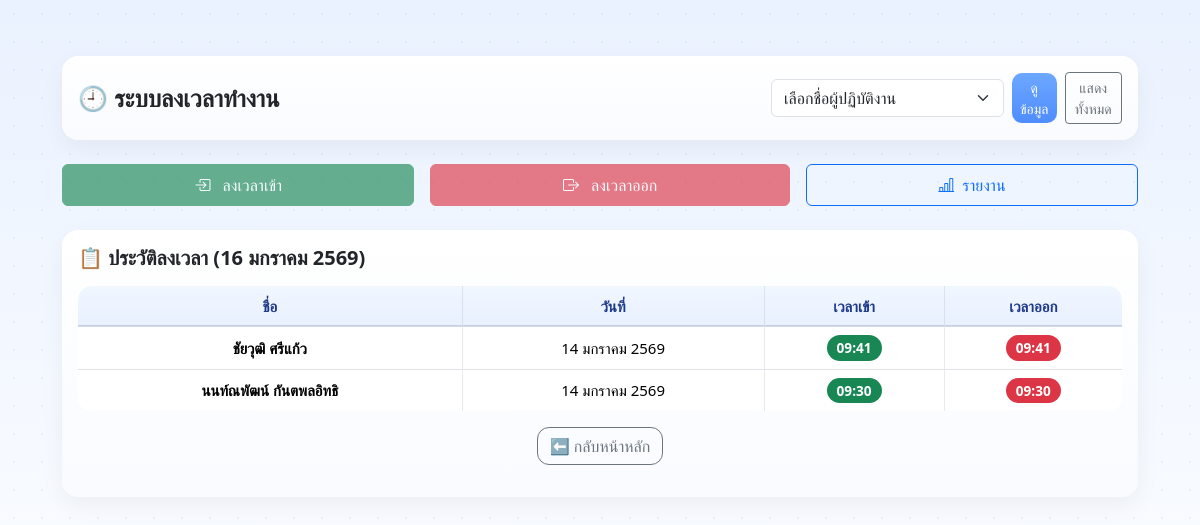
The page /attendance on the database as committed earlier.
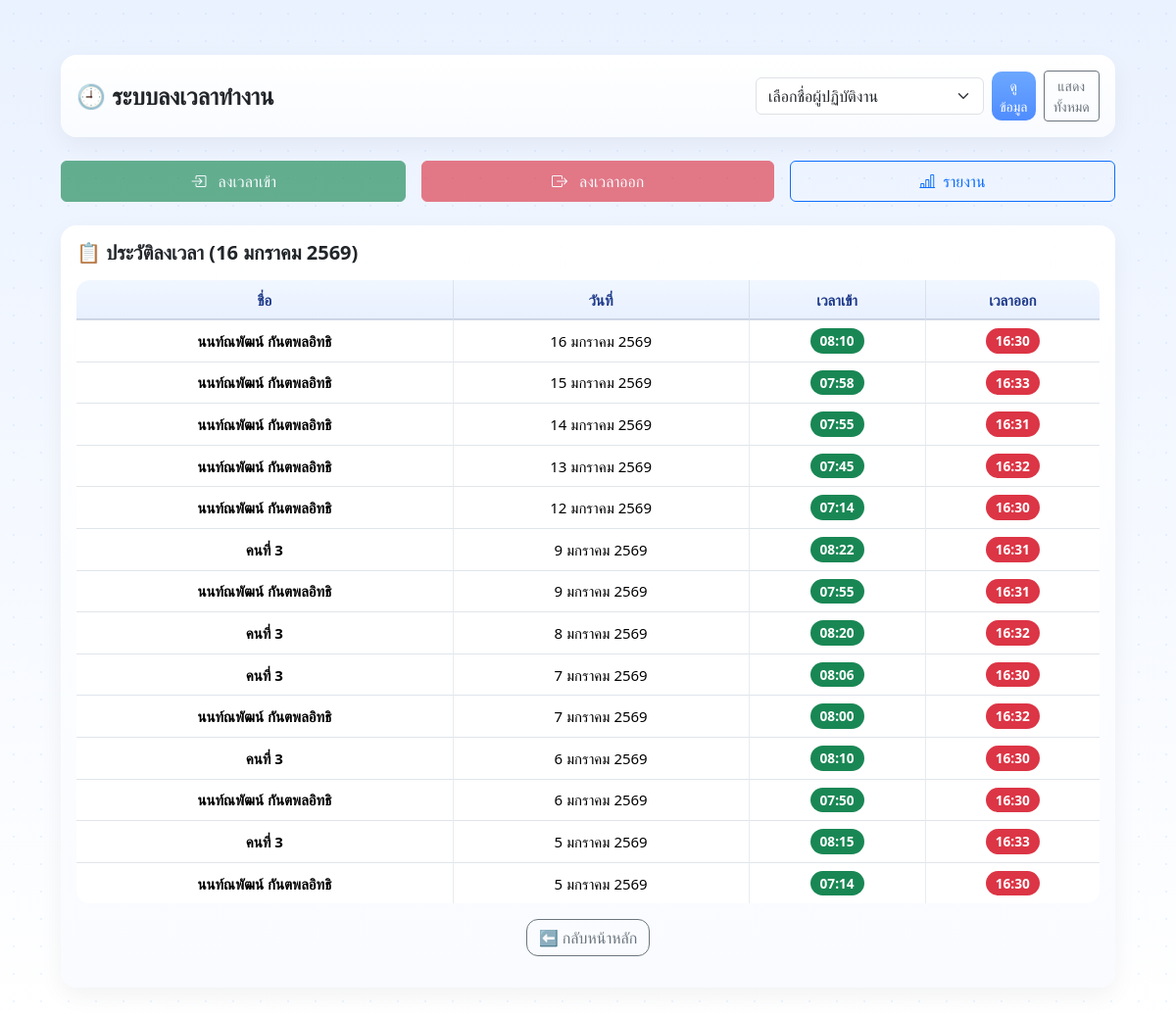
The same page on the database as committed later.
### tables this page shows
CREATE TABLE attendance (
            id INTEGER PRIMARY KEY AUTOINCREMENT,
            staff_name TEXT NOT NULL,
            work_date TEXT NOT NULL,
            time_in TEXT,
            time_out TEXT,
            note TEXT
        );

### app.py (the view)
@app.route("/attendance", methods=["GET"])
def attendance_page():
    now = datetime.now()
    from calendar import monthrange
    year = now.year
    month = now.month
    month_start = f"{year}-{month:02d}-01"
    last_day = monthrange(year, month)[1]
    month_end = f"{year}-{month:02d}-{last_day}"
    selected_staff = request.args.get("staff_name", "")
    conn = sqlite3.connect(DB_NAME)
    conn.row_factory = sqlite3.Row
    cur = conn.cursor()
    if selected_staff is not None and selected_staff != "":
        cur.execute("""
            SELECT staff_name, work_date, time_in, time_out, note
            FROM attendance
            WHERE staff_name = ?
            AND work_date BETWEEN ? AND ?
            ORDER BY work_date DESC
        """, (selected_staff, month_start, month_end))
    else:
        cur.execute("""
            SELECT staff_name, work_date, time_in, time_out, note
            FROM attendance
            WHERE work_date BETWEEN ? AND ?
            ORDER BY work_date DESC, staff_name
        """, (month_start, month_end))
    records = cur.fetchall()
    conn.close()
    today_th = format_date_th_short(now.strftime("%Y-%m-%d"))
    return render_template(
        "attendance.html",
        records=records,
        selected_staff=selected_staff,
        today_th=today_th,
        format_date_th_short=format_date_th_short
    )

### app.py (called while the page is built)
def format_date_th_short(date_str):
    if not date_str:
        return ""
    try:
        dt = datetime.strptime(date_str, "%Y-%m-%d")
        thai_months = [
            "มกราคม", "กุมภาพันธ์", "มีนาคม", "เมษายน",
            "พฤษภาคม", "มิถุนายน", "กรกฎาคม", "สิงหาคม",
            "กันยายน", "ตุลาคม", "พฤศจิกายน", "ธันวาคม"
        ]
        return f"{dt.day} {thai_months[dt.month-1]} {dt.year + 543}"
    except:
        return date_str

### templates/attendance.html (shortened to what this page needs)
<!DOCTYPE html>
<html lang="th">
<head>
    <link href="https://cdn.jsdelivr.net/npm/bootstrap@5.3.2/dist/css/bootstrap.min.css" rel="stylesheet">
    <link rel="stylesheet"
      href="https://cdn.jsdelivr.net/npm/bootstrap-icons@1.11.1/font/bootstrap-icons.css">
    <link rel="stylesheet" href="/static/theme.css">
</head>
<body>
<div class="container mt-4">
    <div class="card mb-4">
        <div class="card-body d-flex align-items-center justify-content-between flex-wrap gap-3">
            <h4 class="mb-0 fw-bold">🕘 ระบบลงเวลาทำงาน</h4>
            <form method="get" action="/attendance" class="d-flex gap-2 align-items-center">
                <select name="staff_name" class="form-select" required style="min-width:200px">
                    <option value="">เลือกชื่อผู้ปฏิบัติงาน</option>
                </select>
                <button class="btn btn-primary btn-sm">
                    ดูข้อมูล
                </button>
                <a href="/attendance" class="btn btn-outline-secondary btn-sm">
                    แสดงทั้งหมด
                </a>
            </form>
        </div>
    </div>
    <div class="d-flex gap-3 mb-4">
        <form method="post" action="/attendance/checkin" class="m-0 flex-fill">
            <button class="btn btn-success w-100 py-2"
                    {% if not selected_staff %}disabled{% endif %}>
                <i class="bi bi-box-arrow-in-right me-2"></i>
                ลงเวลาเข้า
            </button>
        </form>
        <form method="post" action="/attendance/checkout" class="m-0 flex-fill">
            <button class="btn btn-danger w-100 py-2"
                    {% if not selected_staff %}disabled{% endif %}>
                <i class="bi bi-box-arrow-right me-2"></i>
                ลงเวลาออก
            </button>
        </form>
        <a href="/work-compare"
        class="btn btn-outline-primary w-20 py-2 flex-fill d-flex align-items-center justify-content-center">
            <i class="bi bi-bar-chart-line me-2"></i>
            รายงาน
        </a>
    </div>
    <div class="card">
        <div class="card-body">
            <h5 class="fw-bold mb-3">
                📋 ประวัติลงเวลา ({{ today_th }})
            </h5>
            <div class="table-responsive">
                <table class="table table-bordered align-middle text-center">
                    <thead class="table-light">
                        <tr>
                            <th>ชื่อ</th>
                            <th>วันที่</th>
                            <th>เวลาเข้า</th>
                            <th>เวลาออก</th>
                        </tr>
                    </thead>
                    <tbody>
                        {% if records %}
                            {% for r in records %}
                            <tr>
                                <td class="fw-semibold">{{ r.staff_name }}</td>
                                <td>{{ format_date_th_short(r.work_date) }}</td>
                                <td>
                                    {% if r.time_in %}
                                        <span class="badge bg-success badge-status">{{ r.time_in }}</span>
                                    {% else %}
                                        <span class="badge bg-secondary badge-status">ยังไม่ลง</span>
                                    {% endif %}
                                </td>
                                <td>
                                    {% if r.time_out %}
                                        <span class="badge bg-danger badge-status">{{ r.time_out }}</span>
                                    {% else %}
                                        <span class="badge bg-secondary badge-status">ยังไม่ลง</span>
                                    {% endif %}
                                </td>
                            </tr>
                            {% endfor %}
                        {% else %}
                            <tr>
                                <td colspan="4" class="text-muted py-4">
                                    ยังไม่มีข้อมูล
                                </td>
                            </tr>
                        {% endif %}
                    </tbody>
                </table>
                <div class="text-center mb-3">
                <a href="/" class="btn btn-outline-secondary"
                style="border-radius: 12px;">
                    ⬅️ กลับหน้าหลัก
                </a>
            </div>
            </div>
        </div>
    </div>
</div>
</body>
</html>

### static/theme.css (style rules this page uses)
:root { --primary: #6CA8FF; --bg: #F5F9FF; --card: #FFFFFF; --border: #E6EDFA; --text-main: #1F2937; --text-muted: #94A3B8; }
body { background-color: var(--bg); color: var(--text-main); font-family: "Segoe UI", Tahoma, sans-serif; }
.card { background: var(--card); border-radius: 16px; border: 1px solid var(--border); box-shadow: 0 20px 40px rgba(108,168,255,.12); }
.btn-primary { background: var(--primary); border-color: var(--primary); border-radius: 10px; }
.table tbody tr:not(:last-child) td, .table tbody tr:not(:last-child) th { border-bottom: 1px solid rgba(148, 163, 184, 0.28); }
.table th, .table td { white-space: nowrap; vertical-align: middle; }
.table th:not(:last-child), .table td:not(:last-child) { border-right: 1px solid rgba(148, 163, 184, 0.22); }
.table th, .table td { text-align: center; vertical-align: middle; }
body { background: linear-gradient( 180deg, #eaf2ff 0%, #f4f8ff 45%, #ffffff 100% ); min-height: 100vh; font-size: 15px; line-height: 1.6; color: #1f2937; }
body::before { content: ""; position: fixed; inset: 0; background-image: radial-gradient(rgba(108,168,255,0.12) 1px, transparent 1px); background-size: 28px 28px; pointer-events: none; z-index: -1; }
.container { max-width: 1100px; padding-top: 32px; padding-bottom: 48px; }
.btn { transition: all .2s ease; }
.btn-primary { background: linear-gradient(180deg, #6ca8ff, #4f8cff); border: none; }
.section-box, .card, .table-box { background: linear-gradient( 180deg, #ffffff 0%, #f9fbff 100% ); border-radius: 18px; border: 1px solid rgba(108, 168, 255, 0.18); box-shadow: 0 18px 40px rgba(59, 130, 246, 0.12); }
.table { border-collapse: separate; border-spacing: 0; border-radius: 14px; overflow: hidden; background: #ffffff; }
.table thead th { background: transparent; color: #1e3a8a; font-weight: 600; border-bottom: 1px solid rgba(148, 163, 184, 0.35); }
.table th, .table td { text-align: center; vertical-align: middle; border: none; }
.table tbody tr:not(:last-child) td { border-bottom: 1px solid rgba(148, 163, 184, 0.28); }
body { font-family: "Prompt", "Segoe UI", Tahoma, sans-serif; }
.table-responsive { overflow: visible; }
.table thead th { position: sticky; top: 0; z-index: 10; background: linear-gradient( 180deg, #f1f7ff 0%, #e8f0ff 100% ); box-shadow: inset 0 -1px 0 rgba(148,163,184,0.4); }
.card-body { padding-top: 1rem; }

### templates/attendance.html (style rules this page uses)
body { background: linear-gradient( 180deg, #eaf2ff 0%, #f4f8ff 45%, #ffffff 100% ); min-height: 100vh; }
.card { border-radius: 16px; box-shadow: 0 8px 24px rgba(0,0,0,0.05); border: none; }
.badge-status { font-size: 0.85rem; padding: 6px 10px; border-radius: 999px; }

Rows that differ between the two databases and show on the page:
removed attendance: staff_name "ชัยวุฒิ ศรีแก้ว", work_date "14 มกราคม 2569", time_in "09:41", time_out "09:41"
removed attendance: staff_name "นนท์ณพัฒน์ กันตพลอิทธิ", work_date "14 มกราคม 2569", time_in "09:30", time_out "09:30"
added attendance: staff_name "นนท์ณพัฒน์ กันตพลอิทธิ", work_date "16 มกราคม 2569", time_in "08:10", time_out "16:30"
added attendance: staff_name "นนท์ณพัฒน์ กันตพลอิทธิ", work_date "15 มกราคม 2569", time_in "07:58", time_out "16:33"
added attendance: staff_name "นนท์ณพัฒน์ กันตพลอิทธิ", work_date "14 มกราคม 2569", time_in "07:55", time_out "16:31"
added attendance: staff_name "นนท์ณพัฒน์ กันตพลอิทธิ", work_date "13 มกราคม 2569", time_in "07:45", time_out "16:32"
added attendance: staff_name "นนท์ณพัฒน์ กันตพลอิทธิ", work_date "12 มกราคม 2569", time_in "07:14", time_out "16:30"
added attendance: staff_name "คนที่ 3", work_date "9 มกราคม 2569", time_in "08:22", time_out "16:31"
added attendance: staff_name "นนท์ณพัฒน์ กันตพลอิทธิ", work_date "9 มกราคม 2569", time_in "07:55", time_out "16:31"
added attendance: staff_name "คนที่ 3", work_date "8 มกราคม 2569", time_in "08:20", time_out "16:32"
added attendance: staff_name "คนที่ 3", work_date "7 มกราคม 2569", time_in "08:06", time_out "16:30"
added attendance: staff_name "นนท์ณพัฒน์ กันตพลอิทธิ", work_date "7 มกราคม 2569", time_in "08:00", time_out "16:32"
added attendance: staff_name "คนที่ 3", work_date "6 มกราคม 2569", time_in "08:10", time_out "16:30"
added attendance: staff_name "นนท์ณพัฒน์ กันตพลอิทธิ", work_date "6 มกราคม 2569", time_in "07:50", time_out "16:30"
added attendance: staff_name "คนที่ 3", work_date "5 มกราคม 2569", time_in "08:15", time_out "16:33"
added attendance: staff_name "นนท์ณพัฒน์ กันตพลอิทธิ", work_date "5 มกราคม 2569", time_in "07:14", time_out "16:30"
